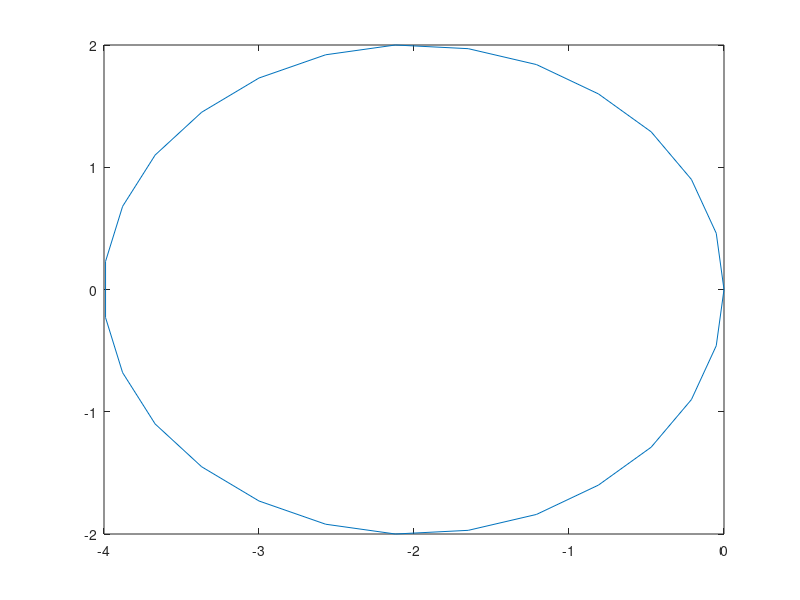

The MATLAB source for this figure: (Note: this script raises an error after producing the figure.)
%% Circle

x = [0.00, -0.05, -0.21, -0.47, -0.81, -1.21, -1.65, -2.12, -2.57, -3.00, -3.37, -3.67, -3.88, -3.99, -3.99, -3.88, -3.67, -3.37, -3.00, -2.57, -2.12, -1.65, -1.21, -0.81, -0.47, -0.21, -0.05, 0.00];
y = [0.00, 0.46, 0.90, 1.29, 1.60, 1.84, 1.97, 2.00, 1.92, 1.73, 1.45, 1.10, 0.68, 0.23, -0.23, -0.68, -1.10, -1.45, -1.73, -1.92, -2.00, -1.97, -1.84, -1.60, -1.29, -0.90, -0.46, -0.00];
psi = [0.00, 0.23, 0.47, 0.70, 0.93, 1.16, 1.40, 1.63, 1.86, 2.09, 2.33, 2.56, 2.79, 3.03, 3.26, 3.49, 3.72, 3.96, 4.19, 4.42, 4.65, 4.89, 5.12, 5.35, 5.59, 5.82, 6.05, 6.28];
cos_psi = cos(psi)
sin_psi = sin(psi)
arrow_length = 0.1;
y_dir = y + arrow_length*cos_psi;
x_dir = x - arrow_length*sin_psi;

%%
figure(1)
plot(x,y,'-')
hold on 
for i = 1:28
    p_0 = [x(i),y(i)];
    p_1 = [x_dir(i), y_dir(i)]
    drawArrow(p_0,p_1)
end

%% Eight

x = [0, -2, -4, -2, 0, 2, 4, 2, 0]*2.5;
y = [0, 2, 0, -2, 0, 2, 0, -2, 0]*2.5;
psi = [0.78, 1.57, 3.14, 4.71, 5.49, 4.71, 3.14, 1.57, 0.78];
cos_psi = cos(psi);
sin_psi = sin(psi);
arrow_length = 0.1;
y_dir = y + arrow_length*cos_psi;
x_dir = x - arrow_length*sin_psi;
%%

figure(2)
plot(x,y,'-')
hold on 
for i = 1:length(x)
    p_0 = [x(i),y(i)];
    p_1 = [x_dir(i), y_dir(i)]
    drawArrow(p_0,p_1)
end


%% Lemniscate

a = 9.5;
t = [0:0.01:6.29];
x = a*cos(t)./(1+(sin(t).^2));
y = a*sin(t).*cos(t)./(1+(sin(t).^2));
figure(3)
plot(x,y)

%% Sample points from the lemniscate and calculate psi
N = 20; %Number of sampling points
i = round(length(x)/N);
x_samp = x(1:i:end);
y_samp = y(1:i:end);

x_samp_1 = x(2:i:end);
y_samp_1 = y(2:i:end);

deltax_samp = x_samp-x_samp_1;
deltay_samp = y_samp-y_samp_1;
psi_samp = atan2(deltax_samp,-deltay_samp);
cos_psi = cos(psi_samp);
sin_psi = sin(psi_samp);
arrow_length = 1;
y_dir = y_samp + arrow_length*cos_psi;
x_dir = x_samp - arrow_length*sin_psi;

figure(4)
plot(x,y)
hold on 
plot(x_samp, y_samp, '*')
for i = 1:length(x_samp)
    p_0 = [x_samp(i),y_samp(i)];
    p_1 = [x_dir(i), y_dir(i)]
    drawArrow(p_0,p_1)
end

mat = [x_samp;y_samp;psi_samp]
s1 = regexprep(num2str(x_samp),'\s+',',')
s2 = regexprep(num2str(y_samp),'\s+',',')
s3 = regexprep(num2str(psi_samp),'\s+',',')

%% Random path
rng(2)
N = 20;
scale = 7;
curvature = 5;
psi = [];
psi = [psi, rand];
x = [];
y = [];
x = [x, 0];
y = [y, 0];

for i = 1:N
    dist = rand*scale;
    x_next = x(i) - dist*sin(psi(i));
    y_next = y(i) + dist*cos(psi(i));
    psi_next = psi(i) + (rand-0.5)*curvature;
    x = [x; x_next];
    y = [y; y_next];
    psi = [psi; psi_next];
end

x = x(1:end);
y = y(1:end);
cos_psi = cos(psi);
sin_psi = sin(psi);
arrow_length = 0.1;
y_dir = y + arrow_length*cos_psi;
x_dir = x - arrow_length*sin_psi;
%%

figure(2)
plot(x,y,'-')
hold on 
for i = 1:length(x)
    p_0 = [x(i),y(i)];
    p_1 = [x_dir(i), y_dir(i)]
    drawArrow(p_0,p_1)
end
s1 = regexprep(num2str(x'),'\s+',',')
s2 = regexprep(num2str(y'),'\s+',',')
s3 = regexprep(num2str(psi'),'\s+',',')

%% Structured flight

x = [ 8.706  8.706  6.318  3.134  0.    -2.04  -5.224 -7.214 -7.612 -9.204];
y = [-4.03  -1.244 -2.04   1.542  0.    -6.02  -4.03  -1.244 -2.438 -1.244];
delta_x = x(2:end) - x(1:end-1);
delta_y = y(2:end) - y(1:end-1);
psi = [atan2(-delta_x,delta_y), 0];
cos_psi = cos(psi);
sin_psi = sin(psi);
arrow_length = 0.1;
y_dir = y + arrow_length*cos_psi;
x_dir = x - arrow_length*sin_psi;

figure(10)
plot(x,y,'-')
hold on 
for i = 1:length(x)
    p_0 = [x(i),y(i)];
    p_1 = [x_dir(i), y_dir(i)]
    drawArrow(p_0,p_1)
end
psi = psi + pi/2
s1 = regexprep(num2str(x),'\s+',',')
s2 = regexprep(num2str(y),'\s+',',')
s3 = regexprep(num2str(psi),'\s+',',')